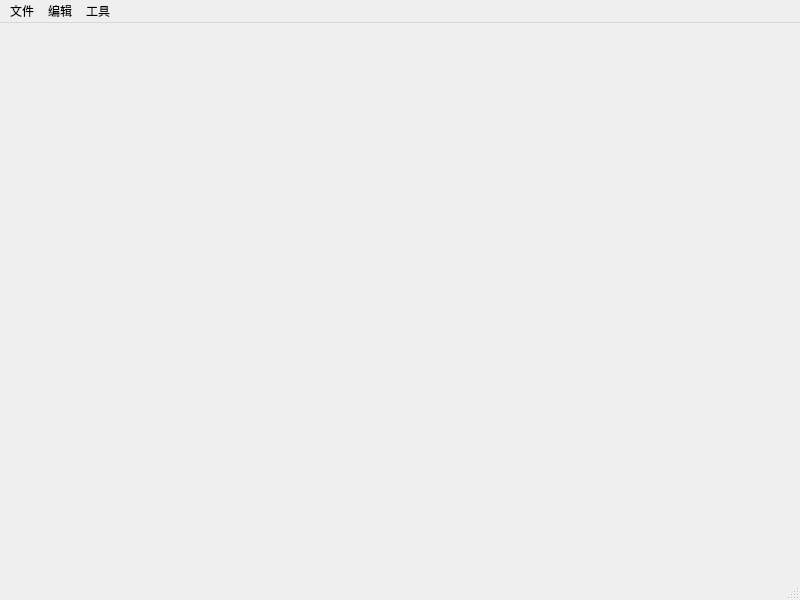
<?xml version="1.0" encoding="UTF-8"?>
<ui version="4.0">
 <class>MyMainWindow</class>
 <widget class="QMainWindow" name="MyMainWindow">
  <property name="geometry">
   <rect>
    <x>0</x>
    <y>0</y>
    <width>800</width>
    <height>600</height>
   </rect>
  </property>
  <property name="windowTitle">
   <string>MyMainWindow</string>
  </property>
  <widget class="QWidget" name="centralwidget"/>
  <widget class="QMenuBar" name="menubar">
   <property name="geometry">
    <rect>
     <x>0</x>
     <y>0</y>
     <width>800</width>
     <height>26</height>
    </rect>
   </property>
   <widget class="QMenu" name="file">
    <property name="title">
     <string>文件</string>
    </property>
    <addaction name="separator"/>
    <addaction name="New"/>
    <addaction name="separator"/>
    <addaction name="Open"/>
    <addaction name="separator"/>
    <addaction name="Close_2"/>
   </widget>
   <widget class="QMenu" name="edit">
    <property name="title">
     <string>编辑</string>
    </property>
   </widget>
   <widget class="QMenu" name="tool">
    <property name="title">
     <string>工具</string>
    </property>
   </widget>
   <addaction name="file"/>
   <addaction name="edit"/>
   <addaction name="tool"/>
  </widget>
  <widget class="QStatusBar" name="statusbar"/>
  <action name="New">
   <property name="icon">
    <iconset resource="res.qrc">
     <normaloff>:/image/23.ico</normaloff>:/image/23.ico</iconset>
   </property>
   <property name="text">
    <string>新建</string>
   </property>
   <property name="shortcut">
    <string>Ctrl+N</string>
   </property>
  </action>
  <action name="Open">
   <property name="icon">
    <iconset resource="res.qrc">
     <normaloff>:/image/14.ico</normaloff>:/image/14.ico</iconset>
   </property>
   <property name="text">
    <string>打开</string>
   </property>
   <property name="shortcut">
    <string>Ctrl+O</string>
   </property>
  </action>
  <action name="Close_2">
   <property name="icon">
    <iconset resource="res.qrc">
     <normaloff>:/image/1.ico</normaloff>:/image/1.ico</iconset>
   </property>
   <property name="text">
    <string>关闭</string>
   </property>
  </action>
 </widget>
 <resources>
  <include location="res.qrc"/>
 </resources>
 <connections/>
</ui>
